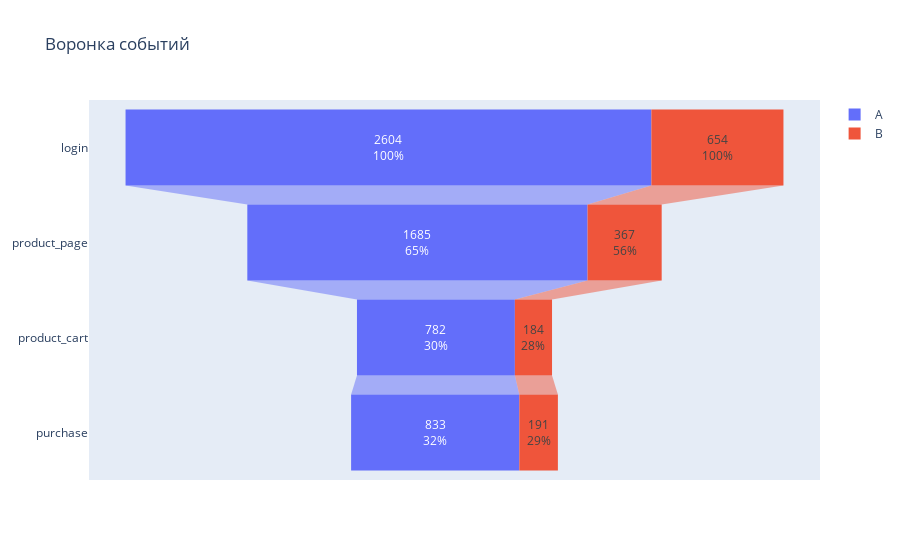

Write notebook code for a chart like this one.
### Code cell
users_count =final_ab.groupby(['group', 'event_name']).agg({'user_id': 'nunique'}).reset_index()

users_count = (
    pd.concat([users_count[users_count['event_name']!="purchase"]
               .sort_values(by='user_id',ascending=False), users_count[users_count['event_name']=="purchase"]]))
    
fig = go.Figure()
fig.add_trace(go.Funnel(
    name = 'A',
    y = users_count['event_name'].unique(),
    x = users_count.loc[users_count['group'] == "A", 'user_id'] ,
    textinfo = "value+percent initial"))

fig.add_trace(go.Funnel(
    name = 'B',
    orientation = "h",
    y = users_count['event_name'].unique(),
    x = users_count.loc[users_count['group'] == "B", 'user_id'],
    textposition = "inside",
    textinfo = "value+percent initial"))

fig.update_layout(title='Воронка событий')
fig.show()

### Figure 1 — Plotly figure (JSON) as saved in the notebook; plotly's stock layout.template omitted (floating-point values rounded to 4 significant figures)
{"data": [{"name": "A", "textinfo": "value+percent initial", "type": "funnel", "x": [2604, 1685, 782, 833], "y": ["login", "product_page", "product_cart", "purchase"]}, {"name": "B", "orientation": "h", "textinfo": "value+percent initial", "textposition": "inside", "type": "funnel", "x": [654, 367, 184, 191], "y": ["login", "product_page", "product_cart", "purchase"]}], "layout": {"title": {"text": "Воронка событий"}}}
